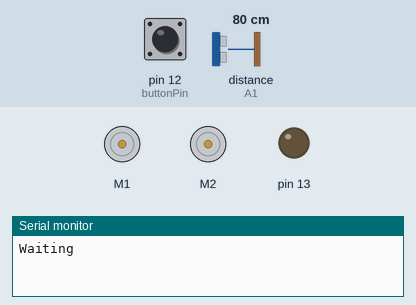
The sketch below on a simulated Arduino Uno, built with avr-gcc and run on an emulated ATmega328P. On the bench: 2 × DC motor (green arrow = forward, orange = backward, longer = faster), output pins drawn as LEDs (lit = HIGH), the last lines printed to the serial monitor. The inputs (shaded band) are chosen by the test bench; at power-on: pin 12 (buttonPin) HIGH, distance to the obstacle (sensor on A1) 80 cm. The echo pulse lasts 58.3 µs per cm; pins used as bus, display or sensor lines are not drawn.

Above: at 0.8 s.
0.9 s: pin 12 (buttonPin) pulled LOW for 0.15 s
At 1.15 s:
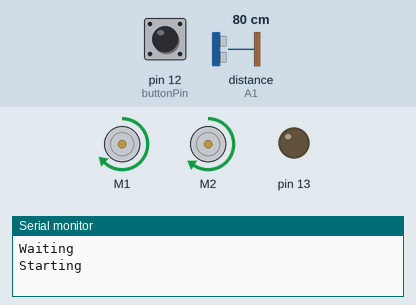
3.9 s: distance to the obstacle (sensor on A1) set to 5 cm
6.9 s: distance to the obstacle (sensor on A1) set to 2 cm
At 7.7 s:
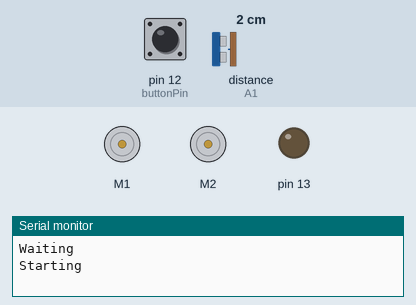
8.4 s: distance to the obstacle (sensor on A1) set to 4 cm
At 8.79 s:
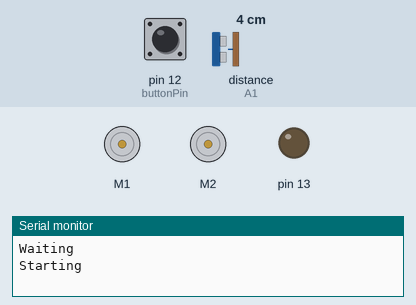
Timing chart, 0 to 12.4 s (numbered marks = the images above; inputs shaded):
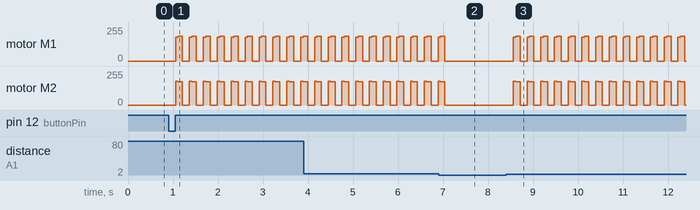

Measured:
- the behaviour switches between 4 and 3 cm on distance to the obstacle (sensor on A1) (found by bisection; images 1 and 2)
- after the input at 0.9 s, motor M1: stopped → forward 179/255 after 0.16 s, then repeats every 0.31 s: forward 184/255 0.10 s, stopped 0.16 s, forward 179/255 0.05 s; motor M2: stopped → forward 179/255 after 0.16 s, then repeats every 0.31 s: forward 174/255 0.10 s, stopped 0.16 s, forward 179/255 0.05 s
- after the input at 6.9 s, motor M1, motor M2: goes on until 7.0 s, then stays stopped
- after the input at 8.4 s, motor M1: stopped → forward 179/255 after 0.16 s, then repeats every 0.30 s: forward 184/255 0.10 s, stopped 0.15 s, forward 179/255 0.05 s; motor M2: stopped → forward 179/255 after 0.16 s, then repeats every 0.30 s: forward 174/255 0.10 s, stopped 0.15 s, forward 179/255 0.05 s

The sketch:

SmartBumper_V1.9.ino
```cpp
#include <RedBot.h>
#define trigPin A0
#define echoPin A1
RedBotMotors motors;
RedBotEncoder encoder = RedBotEncoder(A2, 10);

const int buttonPin = 12; // variable to store the button Pin

int countsPerRev = 192;   // 4 pairs of N-S x 48:1 gearbox = 192 ticks per wheel rev
float wheelDiam = 65;  // diam = 65mm
float wheelCirc = PI * wheelDiam; // Redbot wheel circumference = pi*D

float stopDistance;


void setup()
{
  Serial.begin(9600);
  pinMode(buttonPin, INPUT_PULLUP);
  pinMode(13, OUTPUT);

  pinMode(trigPin, OUTPUT);
  pinMode(echoPin, INPUT);

  Serial.print("Waiting");
  Serial.print("\n");
  do
  {
    delay(10);
  } while ( digitalRead(buttonPin) == HIGH );

  Serial.print("Starting");
  Serial.print("\n");
}


void loop()
{
  stopDistance = detectObjectDistance();

  if ( stopDistance >= 4 )
  {
    driveStraight(20, 180);
  }
  else
  {

  }
}

int detectObjectDistance()
{
  float duration, objectDistance;
  digitalWrite(trigPin, LOW);
  delayMicroseconds(2);

  digitalWrite(trigPin, HIGH);
  delayMicroseconds(10);
  digitalWrite(trigPin, LOW);

  duration = pulseIn(echoPin, HIGH);
  objectDistance = (duration / 2) * 0.0344;
  delay(50);
  return objectDistance;
  delay(500);
}

void driveStraight(float distance, int motorPower)
{
  long lCount = 0;
  long rCount = 0;
  long targetCount;
  float numRev;

  // variables for tracking the left and right encoder counts
  long prevlCount, prevrCount;

  long lDiff, rDiff;  // diff between current encoder count and previous count

  // variables for setting left and right motor power
  int leftPower = motorPower;
  int rightPower = motorPower;

  // variable used to offset motor power on right vs left to keep straight.
  int offset = 5;  // offset amount to compensate Right vs. Left drive

  numRev = distance / wheelCirc;  // calculate the target # of rotations
  targetCount = numRev * countsPerRev;    // calculate the target count


  encoder.clearEnc(BOTH);    // clear the encoder count
  delay(100);  // short delay before starting the motors.

  motors.drive(motorPower);  // start motors

  while (rCount < targetCount)
  {

    // while the right encoder is less than the target count -- debug print
    // the encoder values and wait -- this is a holding loop.
    lCount = encoder.getTicks(LEFT);
    rCount = encoder.getTicks(RIGHT);

    motors.leftDrive(leftPower);
    motors.rightDrive(rightPower);

    // calculate the rotation "speed" as a difference in the count from previous cycle.
    lDiff = (lCount - prevlCount);
    rDiff = (rCount - prevrCount);

    // store the current count as the "previous" count for the next cycle.
    prevlCount = lCount;
    prevrCount = rCount;

    // if left is faster than the right, slow down the left / speed up right
    if (lDiff > rDiff)
    {
      leftPower = leftPower - offset;
      rightPower = rightPower + offset;
    }
    // if right is faster than the left, speed up the left / slow down right
    else if (lDiff < rDiff)
    {
      leftPower = leftPower + offset;
      rightPower = rightPower - offset;
    }
    delay(50);  // short delay to give motors a chance to respond.
  }
  // now apply "brakes" to stop the motors.
  motors.stop();
}
```
